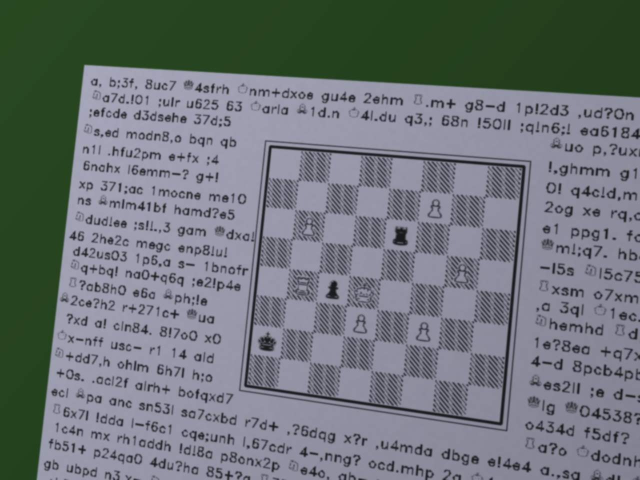
#> input picture ml/testdata/books/book_00.jpg, 1280 x 960 px (shown at 1/2 size)
$ python detector_probe.py ../testdata/books/book_00.jpg
#> lines starting #> are read from the running program, lines starting #| are printed output that depends on the picture; after the words box and inside, x2 and y2 are one past the last pixel; in counts of white or black regions, pixels touching at a corner belong together
"""Reproduce la primera etapa del detector de Android (android/core/.../BoardDetector.kt) para diagnosticar.

Mismos parámetros que DetectorParams: imagen de trabajo de 640 px de lado mayor,
GaussianBlur 5×5, Canny(40, 120), HoughLines(1 px, π/360, umbral = 0,16 × lado menor),
120 líneas como máximo e histograma de ángulos con dos picos separados ≥ 35°.
Opcionalmente aplica un prefiltro antes (para probar arreglos) y mide cuántas de
las líneas detectadas coinciden con alguna de las 18 líneas reales de la retícula.

  python -m chessscan.detector_probe imagen.png --corners "x,y x,y x,y x,y" --prefilter none|open|blur --out probe.png
"""
from __future__ import annotations

import argparse
import json
from pathlib import Path

import cv2
import numpy as np


def prefilter(gray: np.ndarray, mode: str, sq_px: float) -> np.ndarray:
    if mode == "none":
        return gray
    if mode == "open":  # apertura (mín → máx): los huecos claros entre rayas desaparecen y la casilla queda oscura lisa
        k = max(3, int(round(sq_px * 0.25)) | 1)
        return cv2.morphologyEx(gray, cv2.MORPH_OPEN, cv2.getStructuringElement(cv2.MORPH_RECT, (k, k)))
    if mode == "blur":  # promedio del tamaño del período del rayado
        k = max(3, int(round(sq_px * 0.35)) | 1)
        return cv2.blur(gray, (k, k))
    raise ValueError(mode)


def probe(img_rgb: np.ndarray, corners: np.ndarray | None, mode: str, sq_px_hint: float | None = None) -> dict:
#> called with mode = 'none'
    gray = cv2.cvtColor(img_rgb, cv2.COLOR_RGB2GRAY)
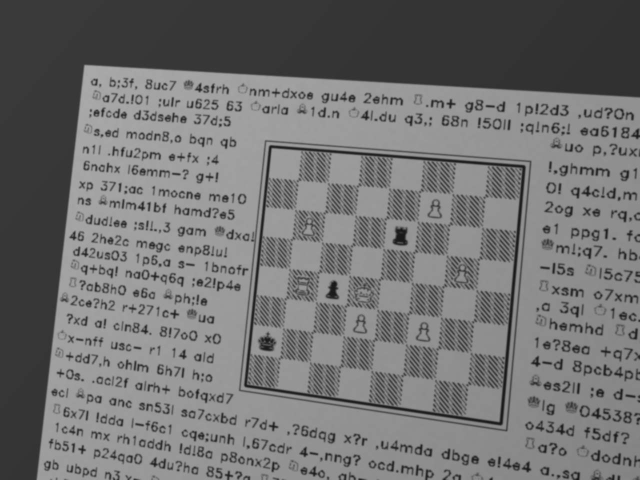
#> gray: shape (960, 1280) (shown at 1/2 size); min 20, max 175, mean 113.6
    s = min(1.0, 640 / max(gray.shape))
#> s = 0.5
    g = cv2.resize(gray, None, fx=s, fy=s, interpolation=cv2.INTER_AREA) if s < 1 else gray.copy()
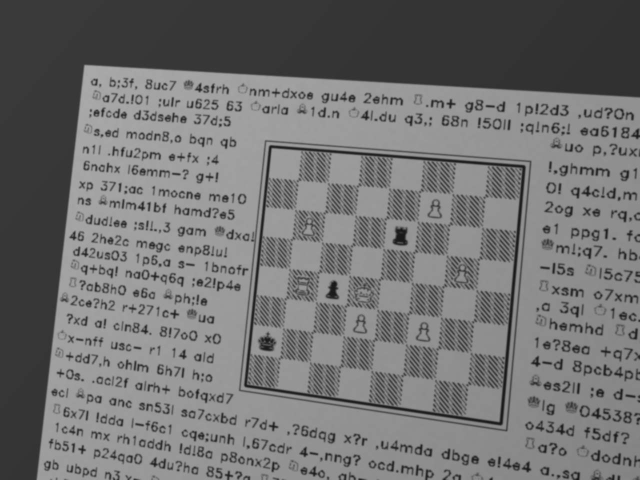
#> g: shape (480, 640); min 22, max 171, mean 113.7
    c = corners * s if corners is not None else None
    sq = sq_px_hint * s if sq_px_hint else (np.linalg.norm(c[1] - c[0]) / 8 if c is not None else 30)
#> sq = 30
    g2 = prefilter(g, mode, sq)
    blurred = cv2.GaussianBlur(g2, (5, 5), 0)
    edges = cv2.Canny(blurred, 40, 120)
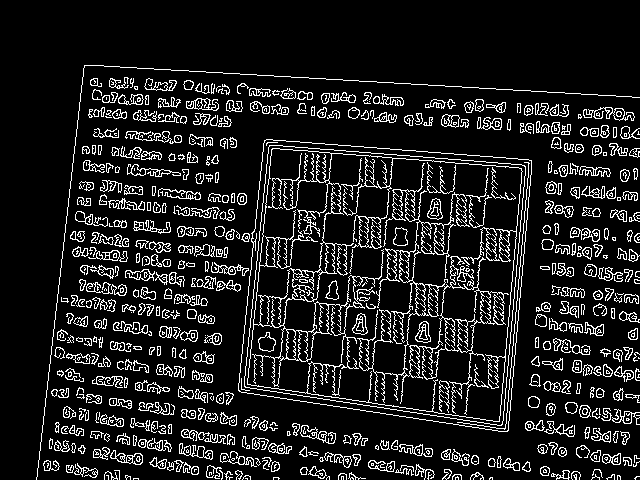
#> edges: shape (480, 640); 12.2% white in thin lines or dots, all inside (x1, y1, x2, y2) = (36, 65, 640, 480)
    thr = max(30, int(round(0.16 * min(g.shape))))
#> thr = 77
    lines = cv2.HoughLines(edges, 1, np.pi / 360, thr)
    lines = [] if lines is None else [tuple(l[0]) for l in lines[:120]]
#> lines = 120 pairs, first value -98 to 546, second value 0.0873 to 2.36
    out = {"work_size": g.shape[::-1], "edge_px": int((edges > 0).sum()), "hough_lines": len(lines),
           "prefilter": mode}
#> out = {'work_size': (640, 480), 'edge_px': 37353, 'hough_lines': 120, 'prefilter': 'none'}
    deg = np.array([((np.rad2deg(t) % 180) + 180) % 180 for _, t in lines])
#> deg = 120 values, max 135 at index 42, min 5 at index 11, mean 76.39
    if len(deg):
        hist = np.zeros(180)
        for i, d in enumerate(deg):
            w = 1 / (1 + i / 20)
            for k in range(-3, 4):
                hist[(int(d) + k) % 180] += w * (4 - abs(k))
#> this loop made 120 passes
#> (d, w) on passes 1 to 12: (94.5, 1), (98.5, 0.952), (93.5, 0.909), (94.5, 0.87), (6.5, 0.833), (98.5, 0.8), (96, 0.769), (6, 0.741), (97.5, 0.714), (98.5, 0.69), (94, 0.667), (5, 0.645)
#> after the loop, hist = 180 values, max 62.82 at index 95, min 0 at index 0, mean 3.5
        p1 = int(hist.argmax())
#> p1 = 95
        far = [i for i in range(180) if min(abs(i - p1) % 180, 180 - abs(i - p1) % 180) >= 35]
#> far = 111 values from 0 to 179
        p2 = max(far, key=lambda i: hist[i])
#> p2 = 5
        out["angle_peaks_deg"] = [p1, p2]
    if c is not None and len(lines):
        # Ángulos de la retícula real (normales de las líneas de cada familia).
        Hi = cv2.getPerspectiveTransform(np.float32([[0, 0], [8, 0], [8, 8], [0, 8]]), c.astype(np.float32))
        grid = []
        for k in range(9):
            for a_, b_ in (((k, 0), (k, 8)), ((0, k), (8, k))):
                p = cv2.perspectiveTransform(np.float32([[a_, b_]]), Hi)[0]
                d = p[1] - p[0]
                n = np.array([-d[1], d[0]]) / np.linalg.norm(d)
                grid.append((float(n @ p[0]), float(np.arctan2(n[1], n[0]))))
        def matches(rho, th):
            for gr, gt in grid:
                for sgn in (1, -1):
                    if abs(((th - gt + np.pi / 2) % np.pi) - np.pi / 2) < np.deg2rad(3) and abs(sgn * rho - gr) < 4:
                        return True
            return False
        good = [matches(r, t) for r, t in lines]
        out["lines_on_grid"] = int(sum(good))
        out["grid_lines_found"] = int(sum(any(abs(((t - gt + np.pi / 2) % np.pi) - np.pi / 2) < np.deg2rad(3) and
                                                  min(abs(r - gr), abs(-r - gr)) < 4 for r, t in lines) for gr, gt in grid))
        gdeg = sorted({int(round(((np.rad2deg(t) % 180) + 180) % 180)) for _, t in grid})
        out["grid_angles_deg"] = [gdeg[0], gdeg[-1]]
    out["_vis"] = (g, edges, lines)
    return out


def draw(res: dict, path: Path) -> None:
    g, edges, lines = res["_vis"]
    vis = cv2.cvtColor(g, cv2.COLOR_GRAY2BGR)
    for rho, th in lines:
        a, b = np.cos(th), np.sin(th)
        x0, y0 = a * rho, b * rho
        cv2.line(vis, (int(x0 + 2000 * -b), int(y0 + 2000 * a)), (int(x0 - 2000 * -b), int(y0 - 2000 * a)), (0, 0, 255), 1)
    cv2.imwrite(str(path), np.hstack([vis, cv2.cvtColor(edges, cv2.COLOR_GRAY2BGR)]))


def main() -> None:
    ap = argparse.ArgumentParser()
    ap.add_argument("image", type=Path)
    ap.add_argument("--corners")
    ap.add_argument("--prefilter", default="none", choices=["none", "open", "blur"])
    ap.add_argument("--out", type=Path)
    a = ap.parse_args()
    img = cv2.cvtColor(cv2.imread(str(a.image)), cv2.COLOR_BGR2RGB)
    c = np.array([[float(v) for v in p.split(",")] for p in a.corners.split()]) if a.corners else None
    res = probe(img, c, a.prefilter)
#> res = 6 items
    if a.out:
        draw(res, a.out)
    print(json.dumps({k: v for k, v in res.items() if not k.startswith("_")}))
#| {"work_size": [640, 480], "edge_px": 37353, "hough_lines": 120, "prefilter": "none", "angle_peaks_deg": [95, 5]}


if __name__ == "__main__":
    main()

$ run again, on ml/testdata/books/book_02.jpg
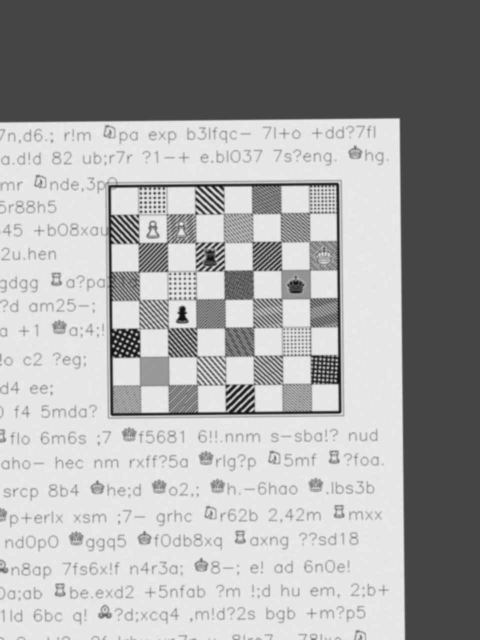
#> input picture ml/testdata/books/book_02.jpg, 960 x 1280 px (shown at 1/2 size)
#> in main, img is the input picture: shape (1280, 960, 3); min 12, max 245, mean 164.8
#> in probe, `g = cv2.resize(gray, None, fx=s, fy=s, interpolation=cv2.INTER_AREA) i..`:
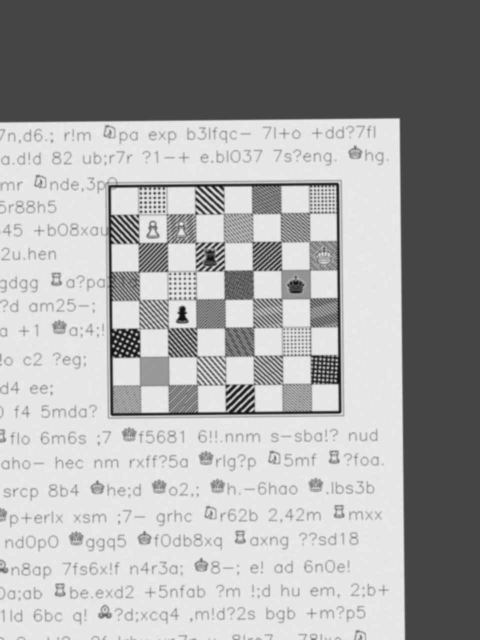
#> g: shape (640, 480); min 15, max 238, mean 164.9
#> in probe, `edges = cv2.Canny(blurred, 40, 120)`:
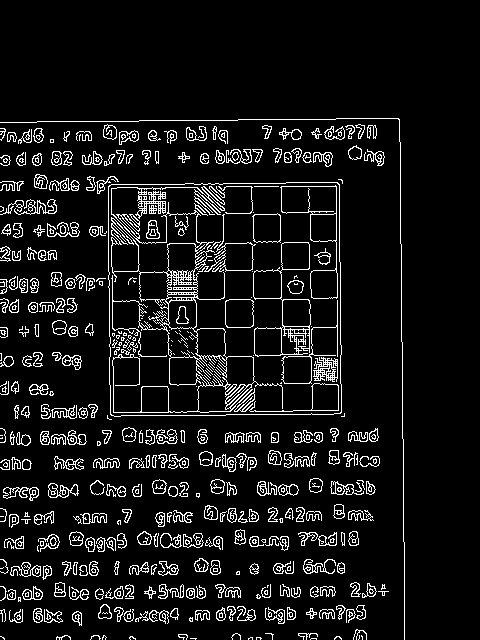
#> edges: shape (640, 480); 8.5% white in thin lines or dots, all inside (x1, y1, x2, y2) = (0, 118, 405, 640)
#> lines = 120 pairs, first value -399 to 599, second value 0 to 3.13
#> out = {'work_size': (480, 640), 'edge_px': 26231, 'hough_lines': 120, 'prefilter': 'none'}
#> deg = 120 values, max 179.5 at index 0, min 0 at index 19, mean 114.9
#> the loop in probe, `for i, d in enumerate(deg):` made 120 passes
#> (d, w) on passes 1 to 8: (179.5, 1), (179.5, 0.952), (89.5, 0.909), (89.5, 0.87), (179.5, 0.833), (89.5, 0.8), (179.5, 0.769), (1, 0.741)
#> after the loop in probe, `for i, d in enumerate(deg):`: hist = 180 values, max 66.18 at index 179, min 0 at index 7, mean 3.5
#> p1 = 179
#> far = 111 values from 34 to 144
#> p2 = 89
#> res = 6 items
#| {"work_size": [480, 640], "edge_px": 26231, "hough_lines": 120, "prefilter": "none", "angle_peaks_deg": [179, 89]}

$ run again, on ml/testdata/books/book_03.jpg
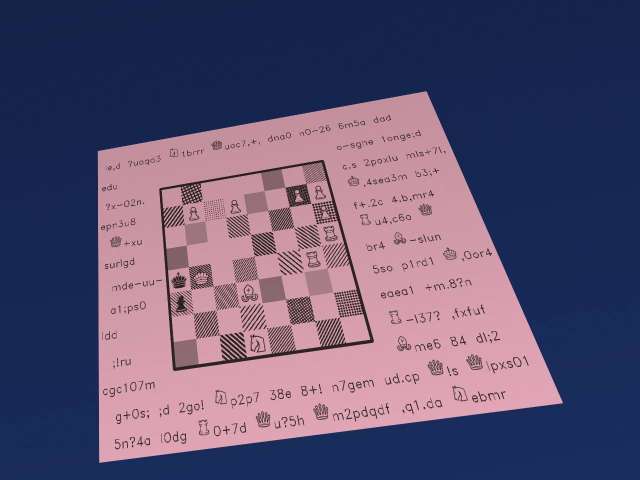
#> input picture ml/testdata/books/book_03.jpg, 1280 x 960 px (shown at 1/2 size)
#> in probe, `g = cv2.resize(gray, None, fx=s, fy=s, interpolation=cv2.INTER_AREA) i..`:
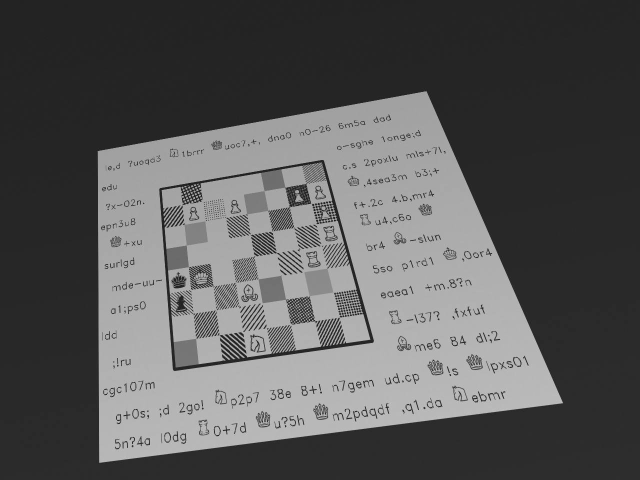
#> g: shape (480, 640); min 26, max 193, mean 89.1
#> in probe, `edges = cv2.Canny(blurred, 40, 120)`:
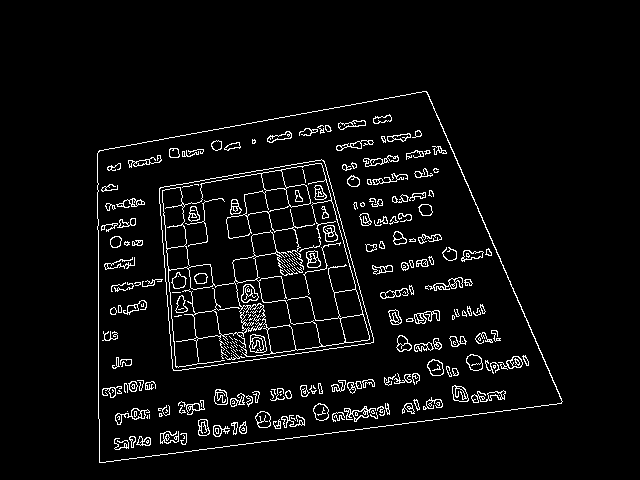
#> edges: shape (480, 640); 4.6% white in thin lines or dots, all inside (x1, y1, x2, y2) = (97, 91, 563, 463)
#> in probe, `lines = cv2.HoughLines(edges, 1, np.pi / 360, thr)`: lines = 362 rows, first 8: [-355, 2.73], [472, 1.44], [166, 1.39], [-95, 3.13], [98, 0], [-351, 2.72], [391, 1.43], [-269, 2.87]
#> in probe, `lines = [] if lines is None else [tuple(l[0]) for l in lines[:120]]`: lines = 120 pairs, first value -359 to 472, second value 0 to 3.13
#> out = {'work_size': (640, 480), 'edge_px': 14158, 'hough_lines': 120, 'prefilter': 'none'}
#> deg = 120 values, max 179.5 at index 3, min 0 at index 4, mean 99.24
#> the loop in probe, `for i, d in enumerate(deg):` made 120 passes
#> (d, w) on passes 1 to 8: (156.5, 1), (82.5, 0.952), (79.5, 0.909), (179.5, 0.87), (0, 0.833), (156, 0.8), (82, 0.769), (164.5, 0.741)
#> after the loop in probe, `for i, d in enumerate(deg):`: hist = 180 values, max 67.45 at index 81, min 0 at index 4, mean 3.5
#> p1 = 81
#> far = 111 values from 0 to 179
#> p2 = 166
#> res = 6 items
#| {"work_size": [640, 480], "edge_px": 14158, "hough_lines": 120, "prefilter": "none", "angle_peaks_deg": [81, 166]}

$ run again, on ml/testdata/books/book_04.jpg
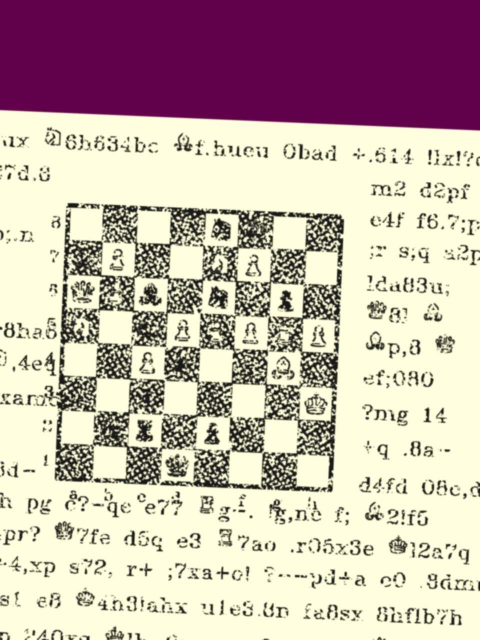
#> input picture ml/testdata/books/book_04.jpg, 960 x 1280 px (shown at 1/2 size)
#> in probe, `blurred = cv2.GaussianBlur(g2, (5, 5), 0)`:
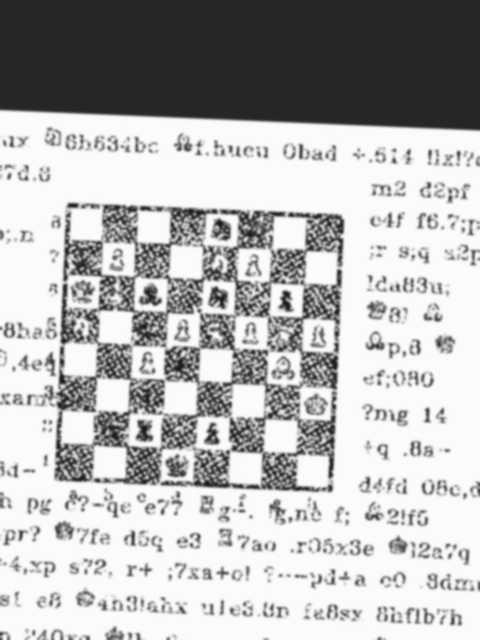
#> blurred: shape (640, 480); min 24, max 252, mean 181.5
#> in probe, `edges = cv2.Canny(blurred, 40, 120)`:
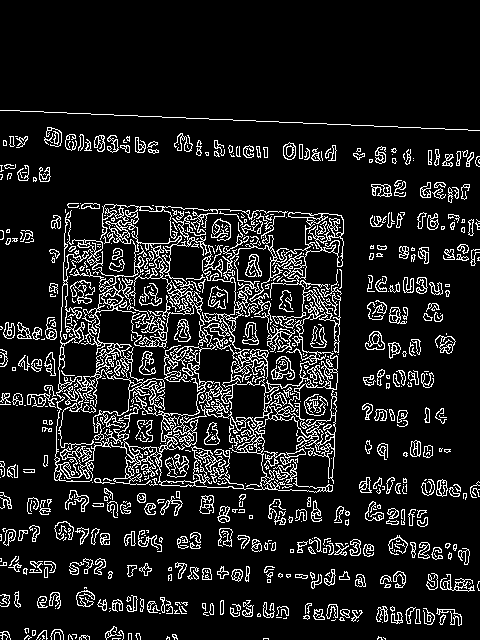
#> edges: shape (640, 480); 11.6% white in thin lines or dots, all inside (x1, y1, x2, y2) = (0, 110, 480, 640)
#> lines = 120 pairs, first value 28 to 486, second value 0.0349 to 2.45
#> out = {'work_size': (480, 640), 'edge_px': 35581, 'hough_lines': 120, 'prefilter': 'none'}
#> deg = 120 values, max 140.5 at index 61, min 2 at index 97, mean 93.87
#> the loop in probe, `for i, d in enumerate(deg):` made 120 passes
#> (d, w) on passes 1 to 8: (92.5, 1), (135, 0.952), (45, 0.909), (45, 0.87), (135, 0.833), (45, 0.8), (2.5, 0.769), (45, 0.741)
#> after the loop in probe, `for i, d in enumerate(deg):`: hist = 180 values, max 59.59 at index 45, min 0 at index 6, mean 3.5
#> p1 = 45
#> far = 111 values from 0 to 179
#> p2 = 135
#> res = 6 items
#| {"work_size": [480, 640], "edge_px": 35581, "hough_lines": 120, "prefilter": "none", "angle_peaks_deg": [45, 135]}
